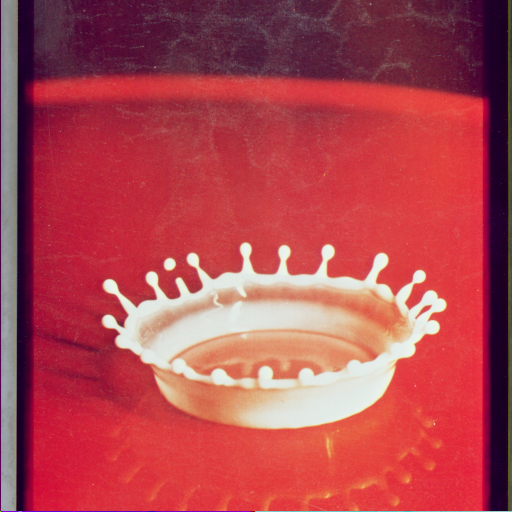
#> input picture Codes/Dataset/4.2.01.tiff, 512 x 512 px, found by its file name
$ python prog02.py
#> lines starting #> are read from the running program, lines starting #| are printed output that depends on the picture
import matplotlib.pyplot as plt
import matplotlib.image as mpimg
import numpy as np

img = mpimg.imread('/home/pi/book/Dataset/4.2.01.tiff')
#> img is the input picture: shape (512, 512, 3); mean R, G, B 176.3, 70.5, 79.9
img_ch = img[:, :, 0]
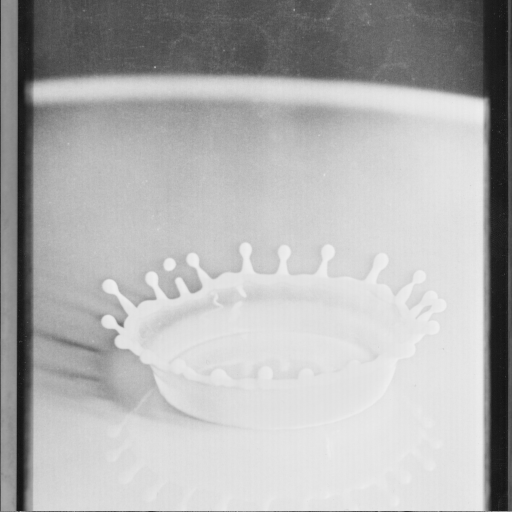
#> img_ch: shape (512, 512); min 19, max 239, mean 176.3

plt.subplot(1, 2, 1)
plt.imshow(img_ch)
plt.title('Default Colormap')
plt.xticks([]), plt.yticks([])

plt.subplot(1, 2, 2)
plt.imshow(img_ch, cmap='hot')
plt.title('Hot Colormap')
plt.xticks([]), plt.yticks([])

plt.show()
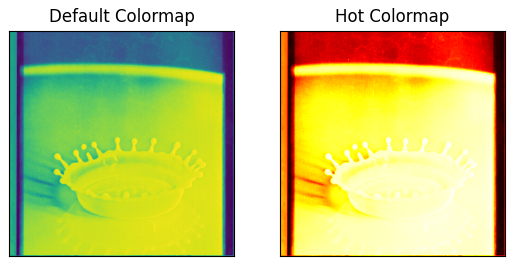
#> figure drawn by matplotlib, 2 panels
